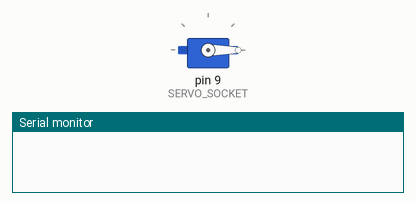
Recording of a program running on a simulated Arduino Uno, built with avr-gcc and run on an emulated ATmega328P. On the bench: servo, the last lines printed to the serial monitor.

Above: at 0.05 s.
At 3.25 s:
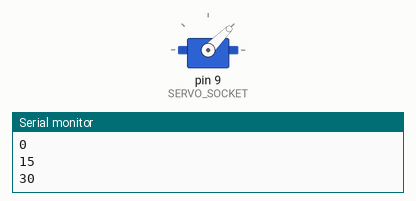
At 6.5 s:
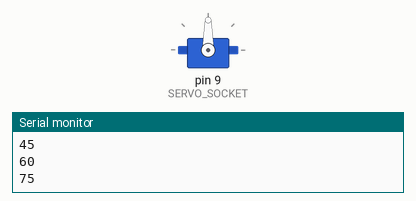
At 13.0 s:
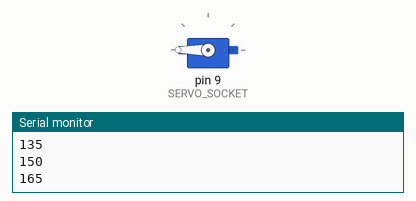
Timing chart, 0 to 16.9 s (numbered marks = the images above):
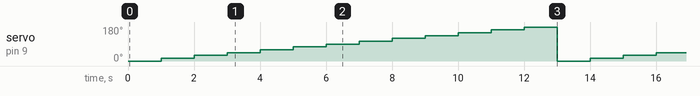

Measured:
- by itself, servo on pin 9 (SERVO_SOCKET): repeats every 13.0 s: 30° 1.0 s, 45° 1.0 s, 60° 1.0 s, 75° 1.0 s, 90° 1.0 s, 105° 1.0 s, 120° 1.0 s, 135° 1.0 s, 150° 1.0 s, 165° 1.0 s, 180° 1.0 s, 0° 1.0 s, 15° 1.0 s

The program:

main.cpp
```cpp
// sketch name = Servo_Motor
// Outline:サーボモーターを制御する
// >> ライブラリ導入 Servo
// V1.0 Servoライブラリのソースをベースに
//      参考文献1のロジックを改修して作成
//
#include <Arduino.h>

#include <Servo.h>
Servo myservo;

int SERVO_SOCKET = 9;

void setup()
{
  myservo.attach(SERVO_SOCKET);
  Serial.begin(9600); // for debug
}

void loop()
{
  for (int angle = 0; angle < 181; angle+=15){
    myservo.write(angle);
    delay(1000);
    Serial.println(angle); // for debug
  }
}

/* 参考文献1
  福田和宏(著)
    これ1冊でできる！Arduinoではじめる電子工作 超入門 改訂第6版
    chapter5-6 P142
*/
```
